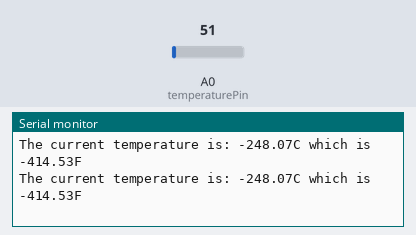
Simulated run of this sketch. Board: Arduino Uno, built with avr-gcc and run on an emulated ATmega328P. On the bench: the last lines printed to the serial monitor. The inputs (shaded band) are chosen by the test bench; at power-on: A0 (temperaturePin) = 51.

Above: at 1.8 s.
1.9 s: A0 (temperaturePin) set to 61
At 2.4 s:
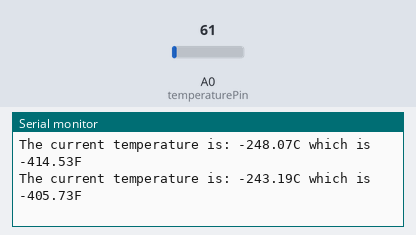
3.4 s: A0 (temperaturePin) set to 71
At 4.8 s:
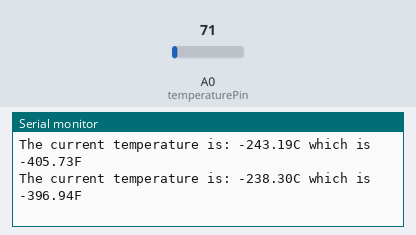
Timing chart, 0 to 6.4 s (numbered marks = the images above; inputs shaded):
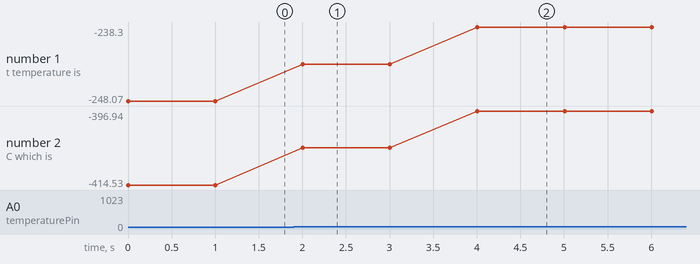

Measured:
- after the input at 1.9 s, the serial monitor: prints a new line after 0.10 s (image 1)
- after the input at 3.4 s, the serial monitor: prints a new line after 0.61 s (image 2)
- plotted number 1: -248.07 → -243.19 after the input at 1.9 s, -243.19 → -238.3 after the input at 3.4 s
- plotted number 2: -414.53 → -405.73 after the input at 1.9 s, -405.73 → -396.94 after the input at 3.4 s

The sketch:

lm335reader.ino
```cpp
 /*
  * The temperature pin is where the input from the LM335 will be read from.
  * The base voltage is what the device (LM335) will measure at 0°C
  * The voltage reference is the max voltage that can be read in on the
  * analog input pin
  * The max sample count is the highest value that could be read in on the
  * analog input pin which will equal the voltage reference
  * The c to f conversion is the well known formula of multiplying the
  * C temp by 9 then dividing by 5
  * The f to c conversion is the well known formula of multiplying the
  * F temp by 5 then dividing by 9
  * The c to f delta is the difference between C and F at the freezing temperature
  */
 const int temperaturePin = 0;
 const float baseVoltage = 2.730f; /* 2.730V at 0°C */
 const float voltageReference = 5.0f;
 const float maxSampleCount = 1023.0f;
 const float CtoFConversion = 9.0f / 5.0f;
 const float FtoCConversion = 5.0f / 9.0f;
 const float CtoFDelta = 32.0f;

 /*
  * Method declarations
  */
  float getTemperature(float temperatureVoltage);
  float convertTemperatureToF(float temperatureInCelsius);
  float convertTemperatureToC(float temperatureInFahrenheit);

 /*
  * getTemperature - determines the temperature in celsius based on the
  *         incoming voltage value assuming 2.73v equals 0°C
  *
  * Params - temperatureVoltage - the incoming voltage representing the temperature
  *
  * Returns - float - the actual temperature in celsius based on the incoming voltage
  */
 float getTemperature(float temperatureVoltage)
 {
   float currentTemperature = 0.0f;

   // From the datasheet, every 10 mv is equal to 1 °K - 0°C is 273°K equal to 2.73v
   // Temperature is scaled by 100 to bring it into the celsius scale from kelvin
   currentTemperature = (temperatureVoltage - baseVoltage) * 100;

   return currentTemperature;
 }

 /*
  * convertTemperatureToF - converts the tempertature from celsius to fahrenheit
  *
  * Params - temperatureInCelsius - the incoming temperature in celsius
  *
  * Returns - float - the temperature expressed in fahrenheit
  */
 float convertTemperatureToF(float temperatureInCelsius)
 {
   float convertedTemperature = 0.0f;

   convertedTemperature = (temperatureInCelsius * CtoFConversion) + CtoFDelta;

   return convertedTemperature;
 }

 /*
  * convertTemperatureToC - converts the tempertature from fahrenheit to celsius
  *
  * Params - temperatureInCelsius - the incoming temperature in fahrenheit
  *
  * Returns - float - the temperature expressed in celsius
  */
 float convertTemperatureToC(float temperatureInFahrenheit)
 {
   float convertedTemperature = 0.0f;

   convertedTemperature = (temperatureInFahrenheit - CtoFDelta) * FtoCConversion;

   return convertedTemperature;
 }

 /*
  * Setup - main configuration point of our sketch to configure
  *         the Arduino for analog input
  *
  * Params - none
  *
  * Returns - nothing
  */
 void setup()
 {
   analogReference(DEFAULT);
   Serial.begin(9600);
 }

 /*
  * loop - main method which will be called each time the
  *        Arduino goes through its main loop to read the
  *        current temperature value
  *
  * Params - none
  *
  * Returns - nothing
  */
 void loop()
 {
   int    temperatureValue = 0;
   float  currentTempVoltage = 0.0f;
   float  currentTemperature = 0.0f;

   // Read in the temperature value which will be in a range from 0 to 1023
   temperatureValue = analogRead(temperaturePin);

   // Convert our incoming voltage representation to a value we can utilize
   currentTempVoltage = ((float)temperatureValue * voltageReference) / maxSampleCount;

   // We now have the current temperature expressed in celsius
   currentTemperature = getTemperature(currentTempVoltage);

   // Print out the current temperature in both C and F
   Serial.print("The current temperature is: ");
   Serial.print(currentTemperature);
   Serial.print("C which is ");
   Serial.print(convertTemperatureToF(currentTemperature));
   Serial.println("F");

   // Rest for a second and check again
   delay(1000);
 }
```
